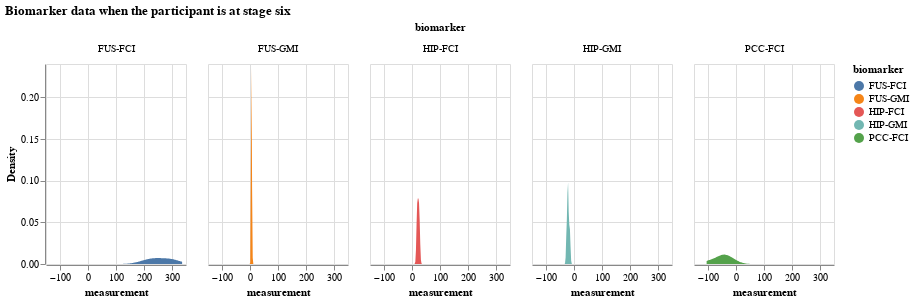

Notebook cell for this chart:
### Markdown cell above
### Distribution of all biomarker values when the participant is at a certain disease stage

### Code cell
# biomarker data when the participant is at stage 6
df_kj_3 = df[df.k_j == 3]
df_kj_3

alt.Chart(df_kj_3).transform_density(
    'measurement',
    as_=['measurement', 'Density'],
    groupby=['biomarker']
).mark_area().encode(
    x="measurement:Q",
    y="Density:Q",
    facet = alt.Facet(
        "biomarker:N",
        columns = 5
    ),
    color=alt.Color(
        'biomarker:N'
    )
).properties(
    width= 140,
    height = 200,
).properties(
    title='Biomarker data when the participant is at stage six'
)

### Figure 1 — Vega-Lite specification as saved in the notebook (floating-point values rounded to 4 significant figures)
{"config": {"view": {"continuousWidth": 300, "continuousHeight": 300}}, "data": {"name": "data-136006c56f575f65cfd7afb19434495e"}, "mark": {"type": "area"}, "encoding": {"color": {"field": "biomarker", "type": "nominal"}, "facet": {"columns": 5, "field": "biomarker", "type": "nominal"}, "x": {"field": "measurement", "type": "quantitative"}, "y": {"field": "Density", "type": "quantitative"}}, "height": 200, "title": "Biomarker data when the participant is at stage six", "transform": [{"density": "measurement", "groupby": ["biomarker"], "as": ["measurement", "Density"]}], "width": 140, "$schema": "https://vega.github.io/schema/vega-lite/v5.16.3.json", "datasets": {"data-136006c56f575f65cfd7afb19434495e": [{"participant": 5, "biomarker": "HIP-FCI", "measurement": 20.98, "k_j": 3, "S_n": 1, "affected_or_not": "affected"}, {"participant": 8, "biomarker": "HIP-FCI", "measurement": 23.49, "k_j": 3, "S_n": 1, "affected_or_not": "affected"}, {"participant": 9, "biomarker": "HIP-FCI", "measurement": 17.23, "k_j": 3, "S_n": 1, "affected_or_not": "affected"}, {"participant": 12, "biomarker": "HIP-FCI", "measurement": 20.14, "k_j": 3, "S_n": 1, "affected_or_not": "affected"}, {"participant": 14, "biomarker": "HIP-FCI", "measurement": 27.42, "k_j": 3, "S_n": 1, "affected_or_not": "affected"}, {"participant": 29, "biomarker": "HIP-FCI", "measurement": 18.18, "k_j": 3, "S_n": 1, "affected_or_not": "affected"}, {"participant": 30, "biomarker": "HIP-FCI", "measurement": 17.86, "k_j": 3, "S_n": 1, "affected_or_not": "affected"}, {"participant": 33, "biomarker": "HIP-FCI", "measurement": 26.11, "k_j": 3, "S_n": 1, "affected_or_not": "affected"}, {"participant": 46, "biomarker": "HIP-FCI", "measurement": 20.13, "k_j": 3, "S_n": 1, "affected_or_not": "affected"}, {"participant": 52, "biomarker": "HIP-FCI", "measurement": 28.26, "k_j": 3, "S_n": 1, "affected_or_not": "affected"}, {"participant": 68, "biomarker": "HIP-FCI", "measurement": 16.07, "k_j": 3, "S_n": 1, "affected_or_not": "affected"}, {"participant": 70, "biomarker": "HIP-FCI", "measurement": 26.78, "k_j": 3, "S_n": 1, "affected_or_not": "affected"}, {"participant": 77, "biomarker": "HIP-FCI", "measurement": 22.86, "k_j": 3, "S_n": 1, "affected_or_not": "affected"}, {"participant": 78, "biomarker": "HIP-FCI", "measurement": 25.14, "k_j": 3, "S_n": 1, "affected_or_not": "affected"}, {"participant": 80, "biomarker": "HIP-FCI", "measurement": 20.14, "k_j": 3, "S_n": 1, "affected_or_not": "affected"}, {"participant": 89, "biomarker": "HIP-FCI", "measurement": 24.69, "k_j": 3, "S_n": 1, "affected_or_not": "affected"}, {"participant": 91, "biomarker": "HIP-FCI", "measurement": 23.87, "k_j": 3, "S_n": 1, "affected_or_not": "affected"}, {"participant": 94, "biomarker": "HIP-FCI", "measurement": 22.41, "k_j": 3, "S_n": 1, "affected_or_not": "affected"}, {"participant": 96, "biomarker": "HIP-FCI", "measurement": 17.85, "k_j": 3, "S_n": 1, "affected_or_not": "affected"}, {"participant": 5, "biomarker": "HIP-GMI", "measurement": -17.7, "k_j": 3, "S_n": 3, "affected_or_not": "affected"}, {"participant": 8, "biomarker": "HIP-GMI", "measurement": -22.05, "k_j": 3, "S_n": 3, "affected_or_not": "affected"}, {"participant": 9, "biomarker": "HIP-GMI", "measurement": -21.29, "k_j": 3, "S_n": 3, "affected_or_not": "affected"}, {"participant": 12, "biomarker": "HIP-GMI", "measurement": -26.38, "k_j": 3, "S_n": 3, "affected_or_not": "affected"}, {"participant": 14, "biomarker": "HIP-GMI", "measurement": -22.35, "k_j": 3, "S_n": 3, "affected_or_not": "affected"}, {"participant": 29, "biomarker": "HIP-GMI", "measurement": -22.48, "k_j": 3, "S_n": 3, "affected_or_not": "affected"}, {"participant": 30, "biomarker": "HIP-GMI", "measurement": -15.97, "k_j": 3, "S_n": 3, "affected_or_not": "affected"}, {"participant": 33, "biomarker": "HIP-GMI", "measurement": -15.67, "k_j": 3, "S_n": 3, "affected_or_not": "affected"}, {"participant": 46, "biomarker": "HIP-GMI", "measurement": -13.86, "k_j": 3, "S_n": 3, "affected_or_not": "affected"}, {"participant": 52, "biomarker": "HIP-GMI", "measurement": -27.01, "k_j": 3, "S_n": 3, "affected_or_not": "affected"}, {"participant": 68, "biomarker": "HIP-GMI", "measurement": -18.72, "k_j": 3, "S_n": 3, "affected_or_not": "affected"}, {"participant": 70, "biomarker": "HIP-GMI", "measurement": -20.32, "k_j": 3, "S_n": 3, "affected_or_not": "affected"}, {"participant": 77, "biomarker": "HIP-GMI", "measurement": -26.79, "k_j": 3, "S_n": 3, "affected_or_not": "affected"}, {"participant": 78, "biomarker": "HIP-GMI", "measurement": -22.49, "k_j": 3, "S_n": 3, "affected_or_not": "affected"}, {"participant": 80, "biomarker": "HIP-GMI", "measurement": -13.57, "k_j": 3, "S_n": 3, "affected_or_not": "affected"}, {"participant": 89, "biomarker": "HIP-GMI", "measurement": -21.91, "k_j": 3, "S_n": 3, "affected_or_not": "affected"}, {"participant": 91, "biomarker": "HIP-GMI", "measurement": -20.53, "k_j": 3, "S_n": 3, "affected_or_not": "affected"}, {"participant": 94, "biomarker": "HIP-GMI", "measurement": -22.1, "k_j": 3, "S_n": 3, "affected_or_not": "affected"}, {"participant": 96, "biomarker": "HIP-GMI", "measurement": -24.67, "k_j": 3, "S_n": 3, "affected_or_not": "affected"}, {"participant": 5, "biomarker": "FUS-FCI", "measurement": 285.9, "k_j": 3, "S_n": 5, "affected_or_not": "not_affected"}, {"participant": 8, "biomarker": "FUS-FCI", "measurement": 336.1, "k_j": 3, "S_n": 5, "affected_or_not": "not_affected"}, {"participant": 9, "biomarker": "FUS-FCI", "measurement": 251.0, "k_j": 3, "S_n": 5, "affected_or_not": "not_affected"}, {"participant": 12, "biomarker": "FUS-FCI", "measurement": 267.5, "k_j": 3, "S_n": 5, "affected_or_not": "not_affected"}, {"participant": 14, "biomarker": "FUS-FCI", "measurement": 290.1, "k_j": 3, "S_n": 5, "affected_or_not": "not_affected"}, {"participant": 29, "biomarker": "FUS-FCI", "measurement": 254.2, "k_j": 3, "S_n": 5, "affected_or_not": "not_affected"}, {"participant": 30, "biomarker": "FUS-FCI", "measurement": 235.4, "k_j": 3, "S_n": 5, "affected_or_not": "not_affected"}, {"participant": 33, "biomarker": "FUS-FCI", "measurement": 261.8, "k_j": 3, "S_n": 5, "affected_or_not": "not_affected"}, {"participant": 46, "biomarker": "FUS-FCI", "measurement": 175.5, "k_j": 3, "S_n": 5, "affected_or_not": "not_affected"}, {"participant": 52, "biomarker": "FUS-FCI", "measurement": 243.2, "k_j": 3, "S_n": 5, "affected_or_not": "not_affected"}, {"participant": 68, "biomarker": "FUS-FCI", "measurement": 210.4, "k_j": 3, "S_n": 5, "affected_or_not": "not_affected"}, {"participant": 70, "biomarker": "FUS-FCI", "measurement": 218.1, "k_j": 3, "S_n": 5, "affected_or_not": "not_affected"}, {"participant": 77, "biomarker": "FUS-FCI", "measurement": 317.4, "k_j": 3, "S_n": 5, "affected_or_not": "not_affected"}, {"participant": 78, "biomarker": "FUS-FCI", "measurement": 298.7, "k_j": 3, "S_n": 5, "affected_or_not": "not_affected"}, {"participant": 80, "biomarker": "FUS-FCI", "measurement": 231.0, "k_j": 3, "S_n": 5, "affected_or_not": "not_affected"}, {"participant": 89, "biomarker": "FUS-FCI", "measurement": 201.5, "k_j": 3, "S_n": 5, "affected_or_not": "not_affected"}, {"participant": 91, "biomarker": "FUS-FCI", "measurement": 209.6, "k_j": 3, "S_n": 5, "affected_or_not": "not_affected"}, {"participant": 94, "biomarker": "FUS-FCI", "measurement": 302.2, "k_j": 3, "S_n": 5, "affected_or_not": "not_affected"}, {"participant": 96, "biomarker": "FUS-FCI", "measurement": 296.4, "k_j": 3, "S_n": 5, "affected_or_not": "not_affected"}, {"participant": 5, "biomarker": "PCC-FCI", "measurement": -78.2, "k_j": 3, "S_n": 2, "affected_or_not": "affected"}, {"participant": 8, "biomarker": "PCC-FCI", "measurement": -50.4, "k_j": 3, "S_n": 2, "affected_or_not": "affected"}, {"participant": 9, "biomarker": "PCC-FCI", "measurement": -68.77, "k_j": 3, "S_n": 2, "affected_or_not": "affected"}, {"participant": 12, "biomarker": "PCC-FCI", "measurement": -23.01, "k_j": 3, "S_n": 2, "affected_or_not": "affected"}, {"participant": 14, "biomarker": "PCC-FCI", "measurement": -4.425, "k_j": 3, "S_n": 2, "affected_or_not": "affected"}, {"participant": 29, "biomarker": "PCC-FCI", "measurement": -45.06, "k_j": 3, "S_n": 2, "affected_or_not": "affected"}, {"participant": 30, "biomarker": "PCC-FCI", "measurement": 9.658, "k_j": 3, "S_n": 2, "affected_or_not": "affected"}, {"participant": 33, "biomarker": "PCC-FCI", "measurement": -85.6, "k_j": 3, "S_n": 2, "affected_or_not": "affected"}, {"participant": 46, "biomarker": "PCC-FCI", "measurement": -19.02, "k_j": 3, "S_n": 2, "affected_or_not": "affected"}, {"participant": 52, "biomarker": "PCC-FCI", "measurement": -54.14, "k_j": 3, "S_n": 2, "affected_or_not": "affected"}, {"participant": 68, "biomarker": "PCC-FCI", "measurement": -25.49, "k_j": 3, "S_n": 2, "affected_or_not": "affected"}, {"participant": 70, "biomarker": "PCC-FCI", "measurement": -44.83, "k_j": 3, "S_n": 2, "affected_or_not": "affected"}, {"participant": 77, "biomarker": "PCC-FCI", "measurement": -29.76, "k_j": 3, "S_n": 2, "affected_or_not": "affected"}, {"participant": 78, "biomarker": "PCC-FCI", "measurement": -62.96, "k_j": 3, "S_n": 2, "affected_or_not": "affected"}, {"participant": 80, "biomarker": "PCC-FCI", "measurement": -43.98, "k_j": 3, "S_n": 2, "affected_or_not": "affected"}, {"participant": 89, "biomarker": "PCC-FCI", "measurement": -21.1, "k_j": 3, "S_n": 2, "affected_or_not": "affected"}, {"participant": 91, "biomarker": "PCC-FCI", "measurement": -104.9, "k_j": 3, "S_n": 2, "affected_or_not": "affected"}, {"participant": 94, "biomarker": "PCC-FCI", "measurement": -50.45, "k_j": 3, "S_n": 2, "affected_or_not": "affected"}, {"participant": 96, "biomarker": "PCC-FCI", "measurement": -99.09, "k_j": 3, "S_n": 2, "affected_or_not": "affected"}, {"participant": 5, "biomarker": "FUS-GMI", "measurement": 4.531, "k_j": 3, "S_n": 4, "affected_or_not": "not_affected"}, {"participant": 8, "biomarker": "FUS-GMI", "measurement": 8.277, "k_j": 3, "S_n": 4, "affected_or_not": "not_affected"}, {"participant": 9, "biomarker": "FUS-GMI", "measurement": 5.528, "k_j": 3, "S_n": 4, "affected_or_not": "not_affected"}, {"participant": 12, "biomarker": "FUS-GMI", "measurement": 6.697, "k_j": 3, "S_n": 4, "affected_or_not": "not_affected"}, {"participant": 14, "biomarker": "FUS-GMI", "measurement": 4.436, "k_j": 3, "S_n": 4, "affected_or_not": "not_affected"}, {"participant": 29, "biomarker": "FUS-GMI", "measurement": 3.921, "k_j": 3, "S_n": 4, "affected_or_not": "not_affected"}, {"participant": 30, "biomarker": "FUS-GMI", "measurement": 6.34, "k_j": 3, "S_n": 4, "affected_or_not": "not_affected"}, {"participant": 33, "biomarker": "FUS-GMI", "measurement": 3.058, "k_j": 3, "S_n": 4, "affected_or_not": "not_affected"}, {"participant": 46, "biomarker": "FUS-GMI", "measurement": 4.766, "k_j": 3, "S_n": 4, "affected_or_not": "not_affected"}, {"participant": 52, "biomarker": "FUS-GMI", "measurement": 4.101, "k_j": 3, "S_n": 4, "affected_or_not": "not_affected"}, {"participant": 68, "biomarker": "FUS-GMI", "measurement": 5.58, "k_j": 3, "S_n": 4, "affected_or_not": "not_affected"}, {"participant": 70, "biomarker": "FUS-GMI", "measurement": 7.705, "k_j": 3, "S_n": 4, "affected_or_not": "not_affected"}, {"participant": 77, "biomarker": "FUS-GMI", "measurement": 6.356, "k_j": 3, "S_n": 4, "affected_or_not": "not_affected"}, {"participant": 78, "biomarker": "FUS-GMI", "measurement": 3.436, "k_j": 3, "S_n": 4, "affected_or_not": "not_affected"}, {"participant": 80, "biomarker": "FUS-GMI", "measurement": 5.487, "k_j": 3, "S_n": 4, "affected_or_not": "not_affected"}, {"participant": 89, "biomarker": "FUS-GMI", "measurement": 5.601, "k_j": 3, "S_n": 4, "affected_or_not": "not_affected"}, {"participant": 91, "biomarker": "FUS-GMI", "measurement": 5.447, "k_j": 3, "S_n": 4, "affected_or_not": "not_affected"}, {"participant": 94, "biomarker": "FUS-GMI", "measurement": 6.185, "k_j": 3, "S_n": 4, "affected_or_not": "not_affected"}, {"participant": 96, "biomarker": "FUS-GMI", "measurement": 3.287, "k_j": 3, "S_n": 4, "affected_or_not": "not_affected"}]}}
